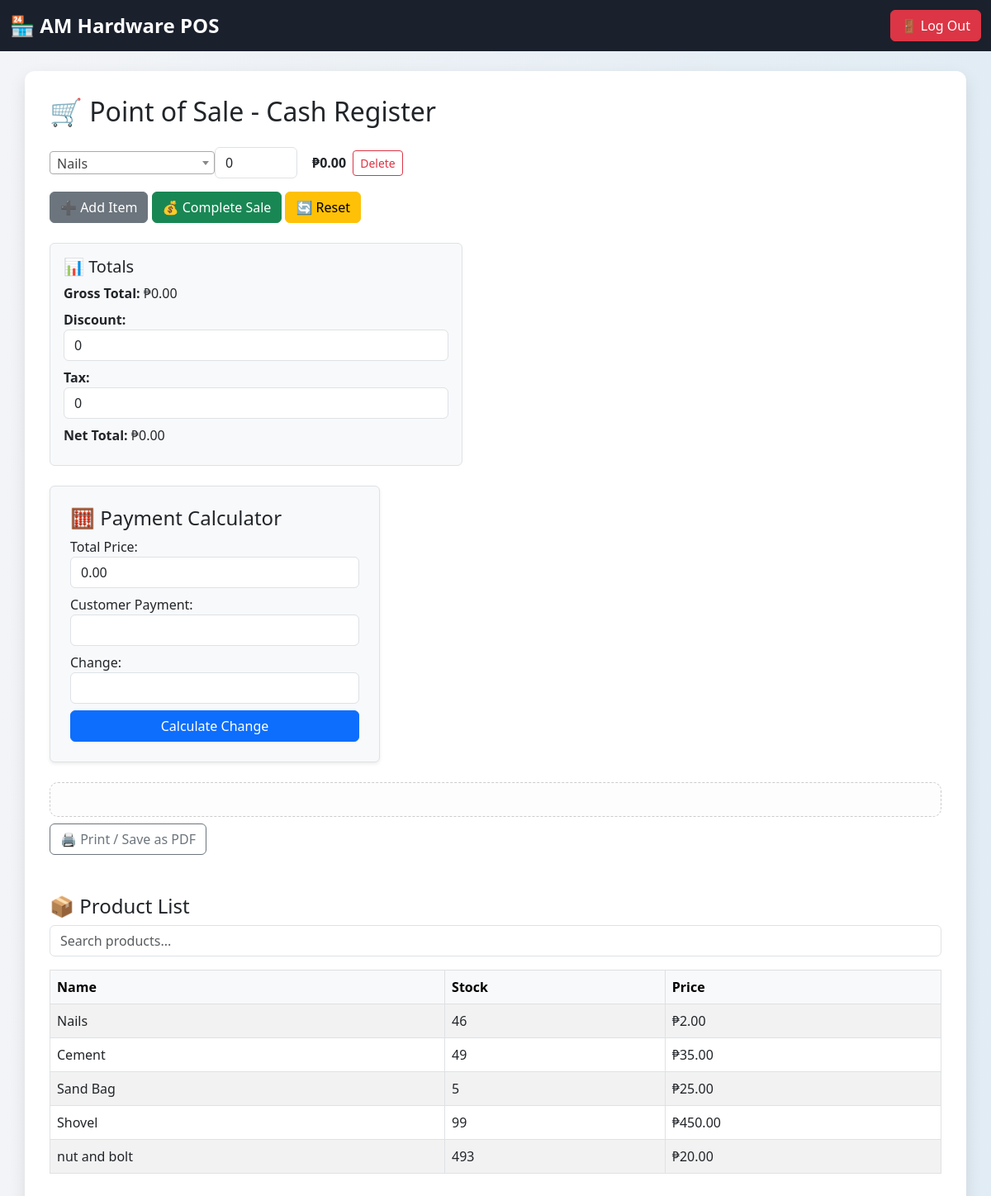
The app's page /pos/ (signed in), older data.
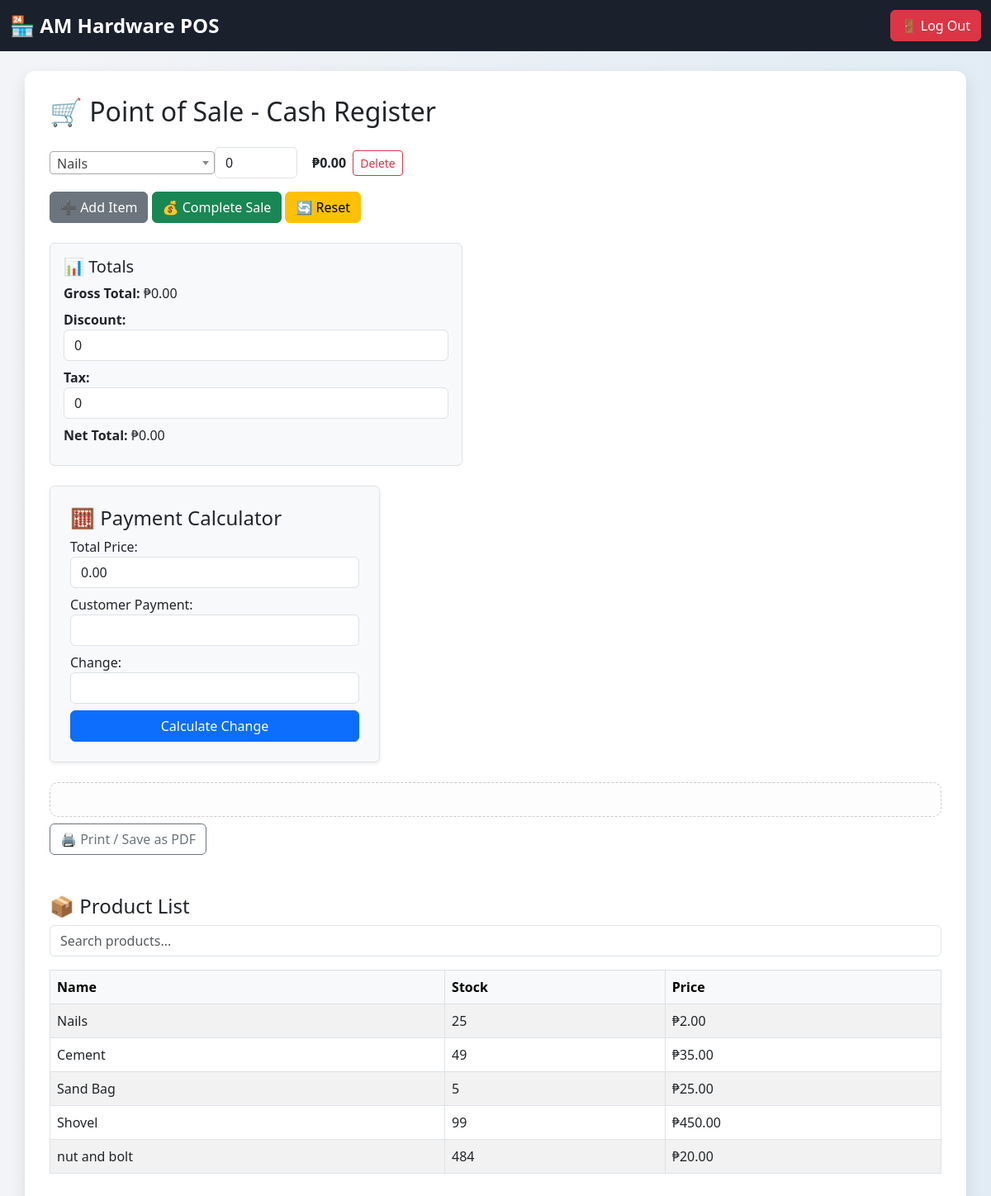
The same page, newer data.
### core/models.py (models this page shows, shortened)
class Product(models.Model):
    name = models.CharField(max_length=100)
    description = models.TextField(blank=True)
    stock = models.PositiveIntegerField(default=0)
    price = models.DecimalField(max_digits=10, decimal_places=2)
    low_stock_threshold = models.PositiveIntegerField(default=5)
    low_stock_threshold = models.IntegerField(default=5
                                              )

### core/views.py (the view, shortened to what this page needs)
# urls.py: path('pos/', views.pos_view, name='pos_view'),
@user_passes_test(is_cashier)
@login_required
def pos_view(request):
    formset = POSFormSet(request.POST or None)
    return render(request, 'core/pos.html', {
        'formset': formset,
        'products': Product.objects.all(),
        'empty_form': formset.empty_form,
    })

### core/forms.py
class POSItemForm(forms.Form):
    product = forms.ModelChoiceField(
        queryset=Product.objects.all(),
        widget=forms.Select(attrs={'class': 'product-select'})
    )
    quantity = forms.IntegerField(
        min_value=1,
        widget=forms.NumberInput(attrs={'class': 'qty-input'})
    )

### core/views.py (called while the page is built)
def is_cashier(user):
    return user.groups.filter(name='Cashier').exists() or user.is_superuser

### core/templates/core/pos.html (shortened to what this page needs)
<!DOCTYPE html>
<html>
<head>
    <link href="https://cdn.jsdelivr.net/npm/bootstrap@5.3.0/dist/css/bootstrap.min.css" rel="stylesheet">
    <link href="https://cdn.jsdelivr.net/npm/select2@4.1.0-rc.0/dist/css/select2.min.css" rel="stylesheet" />
</head>
<body>
<nav class="navbar navbar-expand-lg navbar-dark mb-4">
    <div class="container-fluid">
        <span class="navbar-brand logo-text">🏪 AM Hardware POS</span>
        <div class="d-flex">
            <form method="POST" action="{% url 'logout' %}">
                <button type="submit" class="btn btn-danger">🚪 Log Out</button>
            </form>
        </div>
    </div>
</nav>
<div class="container">
    <h2 class="mb-4">🛒 Point of Sale - Cash Register</h2>
    <form action="{% url 'pos_view' %}" method="post">
        <div id="form-list">
            {% for form in formset %}
            <div class="form-row d-flex align-items-center">
                <input type="number" name="form-{{ forloop.counter0 }}-quantity" class="form-control qty-input me-2" min="1" value="0" style="width:100px;">
                <span class="item-total me-2">₱0.00</span>
                <button type="button" class="btn btn-outline-danger btn-sm" onclick="removeForm(this)">Delete</button>
            </div>
            {% endfor %}
        </div>
        <div class="mt-3">
            <button type="button" class="btn btn-secondary" onclick="addForm()">➕ Add Item</button>
            <button type="submit" class="btn btn-success" id="complete-sale-btn">💰 Complete Sale</button>
            <button type="button" class="btn btn-warning" onclick="resetForm()">🔄 Reset</button>
        </div>
    </form>
    <div class="mt-4 p-3 bg-light border rounded" style="max-width: 500px;">
        <h5>📊 Totals</h5>
        <div class="mb-2"><strong>Gross Total:</strong> ₱<span id="gross-total">0.00</span></div>
        <div class="mb-2">
            <label for="discount"><strong>Discount:</strong></label>
            <input type="number" id="discount" value="0" class="form-control" onchange="calculateTotal()">
        </div>
        <div class="mb-2">
            <label for="tax"><strong>Tax:</strong></label>
            <input type="number" id="tax" value="0" class="form-control" onchange="calculateTotal()">
        </div>
        <div class="mb-2"><strong>Net Total:</strong> ₱<span id="net-total">0.00</span></div>
    </div>
    <div class="mt-4 p-4 border rounded shadow-sm bg-light" style="max-width: 400px;">
        <h4>🧮 Payment Calculator</h4>
        <label>Total Price:</label>
        <input type="text" id="total_price" readonly class="form-control mb-2">
        <label>Customer Payment:</label>
        <input type="number" id="customer_payment" class="form-control mb-2">
        <label>Change:</label>
        <input type="text" id="change_output" readonly class="form-control mb-2">
        <button type="button" onclick="calculateChange()" class="btn btn-primary w-100">Calculate Change</button>
    </div>
    <div id="receipt" class="receipt-area mt-4"></div>
    <button onclick="printReceipt()" class="btn btn-outline-secondary mt-2">🖨️ Print / Save as PDF</button>
    <div class="mt-5">
        <h4>📦 Product List</h4>
        <input type="text" id="productSearch" class="form-control mb-3" placeholder="Search products...">
        <table class="table table-bordered table-striped">
            <thead class="table-light">
                <tr><th>Name</th><th>Stock</th><th>Price</th></tr>
            </thead>
            <tbody id="productTable">
                {% for product in products %}
                <tr>
                    <td>{{ product.name }}</td>
                    <td>{{ product.stock }}</td>
                    <td>₱{{ product.price }}</td>
                </tr>
                {% endfor %}
            </tbody>
        </table>
    </div>
</div>
</body>
</html>

Row changes from the older to the newer data that the page shows:
changed Product "Nails": stock "46" → "25"
changed Product "nut and bolt": stock "493" → "484"
